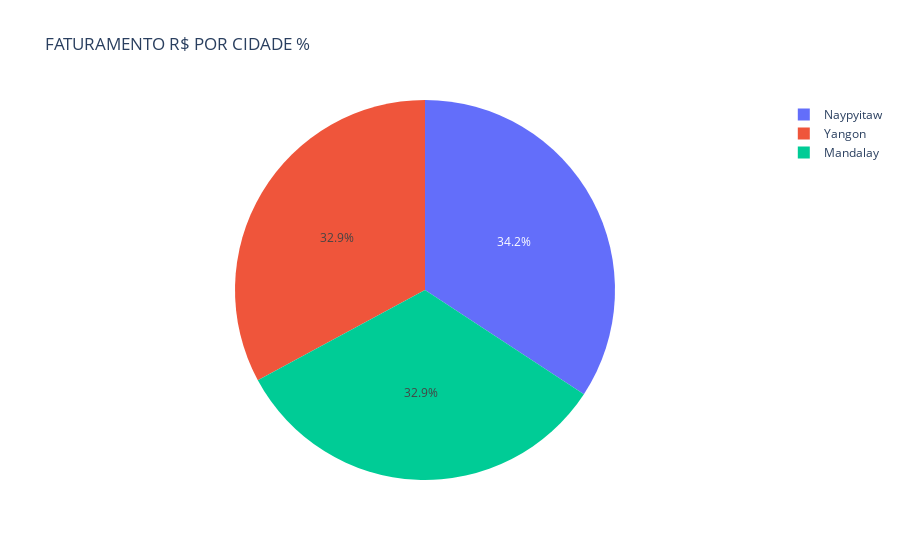

Notebook source saved alongside this figure:
### Code cell
grafico_7 = px.pie(total, values="Total", names="City", title="FATURAMENTO R$ POR CIDADE %")
grafico_7.show()

### Figure 1 — Plotly figure (JSON) as saved in the notebook; plotly's stock layout.template omitted (floating-point values rounded to 4 significant figures)
{"data": [{"domain": {"x": [0, 1], "y": [0, 1]}, "hovertemplate": "City=%{label}<br>Total=%{value}<extra></extra>", "labels": ["Mandalay", "Yangon", "Naypyitaw"], "legendgroup": "", "name": "", "showlegend": true, "type": "pie", "values": [106200.0, 106200.0, 110600.0]}], "layout": {"legend": {"tracegroupgap": 0}, "title": {"text": "FATURAMENTO R$ POR CIDADE %"}}}
